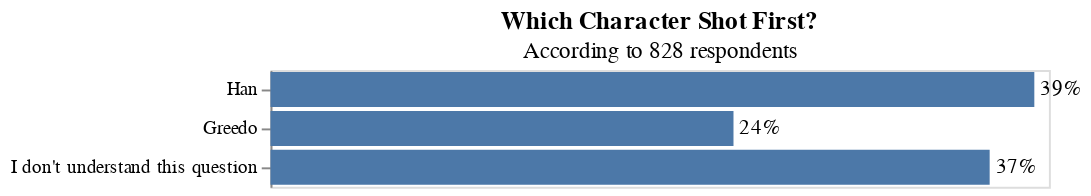

This figure's notebook cell:
### Code cell
base_chart1 = (alt.Chart(shot)
    .mark_bar()
    .encode(
        x = alt.X("shot_first", axis = None),
        y = alt.Y("index", sort=['Han',"Greedo","I don't understand this question"], title=None)
    )
    .properties(
        title = {
                "text" : ["Which Character Shot First?"],
                "subtitle" : ["According to 828 respondents"]}
    ))

chart_text1 = (alt.Chart(shot)
    .mark_text(
        align = 'left',
        dx = 3
    )
    .encode(
        x = alt.X("shot_first"),
        y = alt.Y("index", sort=['Han',"Greedo","I don't understand this question"]),
        text = alt.Text('percent' ,format='.0%')     
    
    ))

base_chart1 + chart_text1

### Figure 1 — Vega-Lite specification as saved in the notebook (floating-point values rounded to 4 significant figures)
{"config": {"view": {"continuousWidth": 400, "continuousHeight": 300}}, "layer": [{"mark": "bar", "encoding": {"x": {"type": "quantitative", "axis": null, "field": "shot_first"}, "y": {"type": "nominal", "field": "index", "sort": ["Han", "Greedo", "I don't understand this question"], "title": null}}, "title": {"text": ["Which Character Shot First?"], "subtitle": ["According to 828 respondents"]}}, {"mark": {"type": "text", "align": "left", "dx": 3}, "encoding": {"text": {"type": "quantitative", "field": "percent", "format": ".0%"}, "x": {"type": "quantitative", "field": "shot_first"}, "y": {"type": "nominal", "field": "index", "sort": ["Han", "Greedo", "I don't understand this question"]}}}], "data": {"name": "data-07bd76e88367e7c0f49a93e18ec05e3a"}, "$schema": "https://vega.github.io/schema/vega-lite/v4.8.1.json", "datasets": {"data-07bd76e88367e7c0f49a93e18ec05e3a": [{"index": "Han", "shot_first": 0.3925, "percent": 0.3925}, {"index": "I don't understand this question", "shot_first": 0.3696, "percent": 0.3696}, {"index": "Greedo", "shot_first": 0.2379, "percent": 0.2379}]}}
